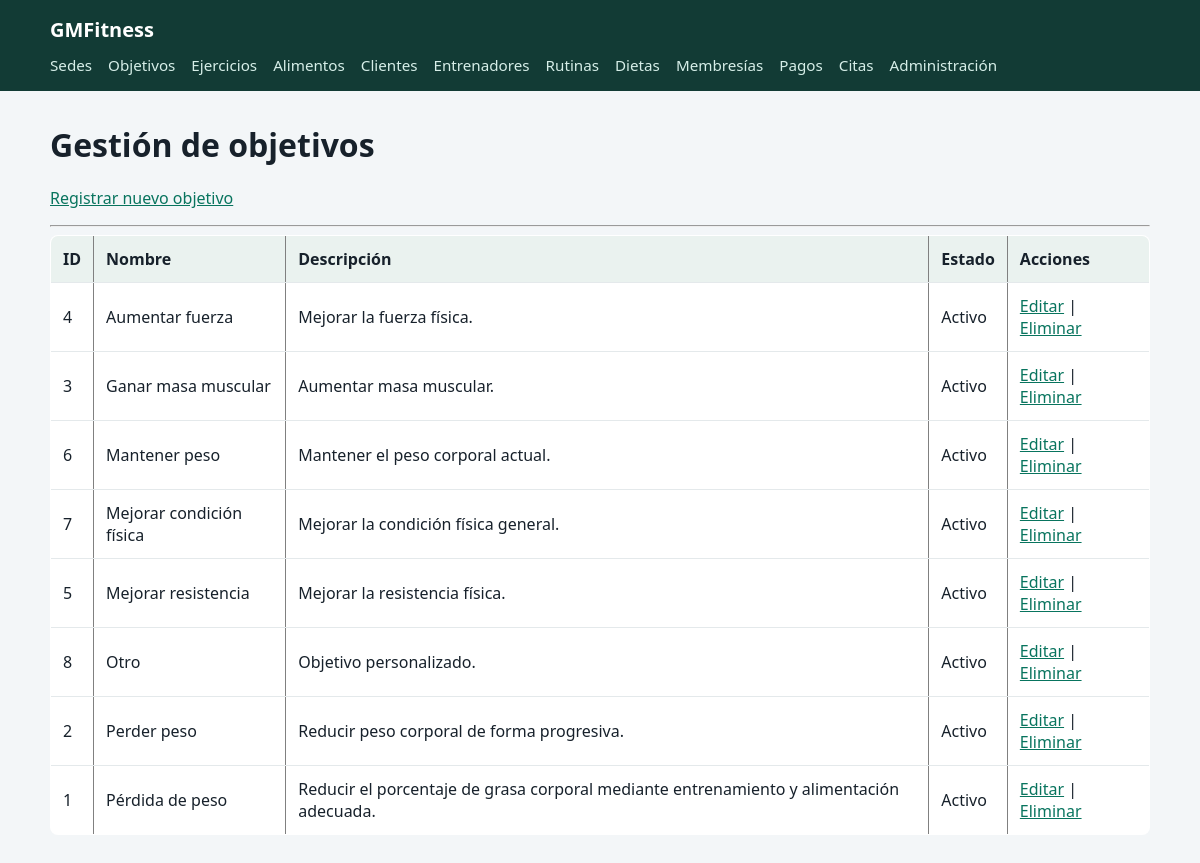
Screenshot of /objetivos/ with the database file from the repository.
### clientes/models.py (models this page shows, shortened)
class Objetivo(models.Model):
    nombre = models.CharField(
        max_length=100,
        unique=True
    )
    descripcion = models.TextField(
        blank=True
    )
    activo = models.BooleanField(
        default=True
    )

### clientes/views.py (the view)
# urls.py: path('objetivos/', views.listar_objetivos, name='listar_objetivos'),
def listar_objetivos(request):
    objetivos = Objetivo.objects.all().order_by("nombre")
    contexto = {
        "objetivos": objetivos
    }
    return render(request, "objetivos/listar_objetivos.html", contexto)

### clientes/templates/objetivos/listar_objetivos.html (shortened to what this page needs)
{% extends "base.html" %}
{% block content %}
<h1>Gestión de objetivos</h1>
<p>
        <a href="{% url 'crear_objetivo' %}">Registrar nuevo objetivo</a>
    </p>
    <hr>
    {% if objetivos %}
        <table border="1" cellpadding="8">
            <thead>
                <tr>
                    <th>ID</th>
                    <th>Nombre</th>
                    <th>Descripción</th>
                    <th>Estado</th>
                    <th>Acciones</th>
                </tr>
            </thead>
            <tbody>
                {% for objetivo in objetivos %}
                    <tr>
                        <td>{{ objetivo.id }}</td>
                        <td>{{ objetivo.nombre }}</td>
                        <td>{{ objetivo.descripcion|default:"No registrada" }}</td>
                        <td>
                            {% if objetivo.activo %}
                                Activo
                            {% else %}
                                Inactivo
                            {% endif %}
                        </td>
                        <td>
                            <a href="{% url 'editar_objetivo' objetivo.id %}">Editar</a>
                            |
                            <a href="{% url 'eliminar_objetivo' objetivo.id %}">Eliminar</a>
                        </td>
                    </tr>
                {% endfor %}
            </tbody>
        </table>
    {% else %}
        <p>No hay objetivos registrados.</p>
    {% endif %}
{% endblock %}

### gimnasios/templates/base.html (style rules this page uses)
:root { font-family: system-ui, sans-serif; color: #17212b; background: #f3f6f8; }
body { margin: 0; }
h1 { margin-top: 0; }
a { color: #08745e; }
.panel, table { background: white; border-radius: .5rem; }
table { width: 100%; border-collapse: collapse; overflow: hidden; }
th, td { padding: .75rem; border-bottom: 1px solid #e4e9eb; text-align: left; }
th { background: #eaf2ef; }

### rows the page displays
Objetivo: id "4", nombre "Aumentar fuerza", descripcion "Mejorar la fuerza física.", activo "Activo"
Objetivo: id "3", nombre "Ganar masa muscular", descripcion "Aumentar masa muscular.", activo "Activo"
Objetivo: id "6", nombre "Mantener peso", descripcion "Mantener el peso corporal actual.", activo "Activo"
Objetivo: id "7", nombre "Mejorar condición física", descripcion "Mejorar la condición física general.", activo "Activo"
Objetivo: id "5", nombre "Mejorar resistencia", descripcion "Mejorar la resistencia física.", activo "Activo"
Objetivo: id "8", nombre "Otro", descripcion "Objetivo personalizado.", activo "Activo"
Objetivo: id "2", nombre "Perder peso", descripcion "Reducir peso corporal de forma progresiva.", activo "Activo"
Objetivo: id "1", nombre "Pérdida de peso", descripcion "Reducir el porcentaje de grasa corporal mediante entrenamiento y alimentación adecuada.", activo "Activo"
